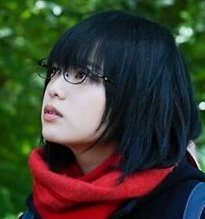
#> input picture cs284/assets/yurina.jpg, 205 x 219 px, found by its file name
$ python filters.py
#> lines starting #> are read from the running program, lines starting #| are printed output that depends on the picture; after the words box and inside, x2 and y2 are one past the last pixel; in counts of white or black regions, pixels touching at a corner belong together
import cv2
import numpy as np
from scipy.signal import convolve2d

# load as gray scale
img_gray = cv2.imread("../assets/yurina.jpg", cv2.IMREAD_GRAYSCALE)
#> img_gray: shape (219, 205); min 0, max 246, mean 59.4
# load as colored
img = cv2.imread("../assets/yurina.jpg")
#> img is the input picture: shape (219, 205, 3); mean B, G, R 48.8, 61.5, 59.4

# --8<-- [start:shift]
# shift down by 25px
k_shifting = np.zeros((50, 50))
k_shifting[0, 24] = 1
# --8<-- [end:shift]
img_shifting = cv2.filter2D(img, -1, k_shifting, borderType=cv2.BORDER_CONSTANT)
cv2.imwrite("../assets/filter_shift.jpg", np.hstack((img, img_shifting)))

# --8<-- [start:sharpen]
k_sharp_3_2 = - np.ones((3,3), np.float32) / 9
k_sharp_3_2[1,1] = 2
k_sharp_3_2 = k_sharp_3_2

k_sharp_3_5 = - np.ones((3,3), np.float32) *4 / 9
k_sharp_3_5[1,1] = 5

k_sharp_5_5 = - np.ones((5,5), np.float32) *4 / 25
k_sharp_5_5[2,2] = 5
# --8<-- [end:sharpen]

img_sharp_3_2 = cv2.filter2D(img, -1, k_sharp_3_2)
img_sharp_3_5 = cv2.filter2D(img, -1, k_sharp_3_5)
img_sharp_5_5 = cv2.filter2D(img, -1, k_sharp_5_5)

cv2.imwrite("../assets/filter_sharpen.jpg", np.hstack((img_sharp_3_2, img_sharp_3_5, img_sharp_5_5)))

# --8<-- [start:average]
k_3 = np.ones((3,3),np.float32) / 9
k_5 = np.ones((5,5),np.float32) / 25
k_11 = np.ones((11,11),np.float32) / 121
# --8<-- [end:average]

img_3 = cv2.filter2D(img,-1,k_3)
img_5 = cv2.filter2D(img,-1,k_5)
img_11 = cv2.filter2D(img,-1,k_11)

cv2.imwrite("../assets/filter_ave.jpg", np.hstack((img_3, img_5, img_11)))
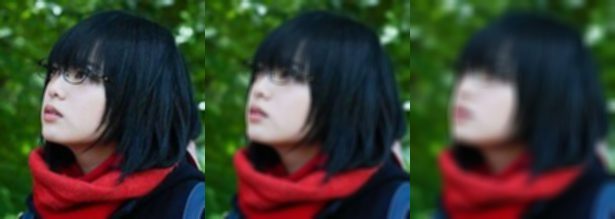
#> saved as filter_ave.jpg: shape (219, 615, 3); mean B, G, R 48.8, 61.5, 59.4

# --8<-- [start:gauss]
# simple version of a square Gaussian function
# this filter is equivalent to cv2.GaussianBlur(img, (size, size), sigma)
def Gaussian(size, sigma):
    coef = 1 / (2 * np.pi * sigma **2)
    gaus = np.fromfunction(lambda x, y: coef * np.e \
                           ** ((-1*((x-(size-1)/2)**2+(y-(size-1)/2)**2))/(2*sigma**2)), (size, size))
    return gaus / np.sum(gaus)
# --8<-- [end:gauss]

smoothed = []
for size in [5, 10, 15]:
    row = []
    for sigma in [1, 3, 5]:
        title = f"fsize={size}, sigma={sigma}"
        temp = cv2.filter2D(img, -1, Gaussian(size, sigma))
        temp = cv2.putText(temp, title, (10, 10),cv2.FONT_HERSHEY_SIMPLEX, .5, (255,255,255), 1)
        row.append(temp)
    smoothed.append(np.hstack(row))
#> after the loop, smoothed = 3 items
cv2.imwrite("../assets/filter_gaussian.jpg", np.vstack(smoothed))
#> `cv2.rectangle(img_crop, (15, 35), (65, 85), 255)`: img_crop: shape (219, 205, 3); 0.45% of pixels changed, all inside (x1, y1, x2, y2) = (15, 35, 66, 86)
# --8<-- [start:match]
def findMatch(crop, target):
    target = cv2.cvtColor(target, cv2.COLOR_BGR2GRAY).astype(float)
    crop = cv2.cvtColor(crop, cv2.COLOR_BGR2GRAY).astype(float)
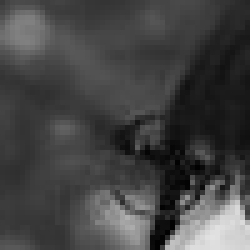
#> crop: shape (50, 50) float64 (shown 5 times larger); min 1, max 226, mean 68.2
    H_crop, W_crop = crop.shape[:2]
#> H_crop = 50; W_crop = 50
    ave_kernel = np.ones((H_crop, W_crop)) / (H_crop * W_crop)
#> ave_kernel: shape (50, 50) float64; every value is 0.0004
    kNorm = (np.sum(crop * crop)) ** 0.5
#> kNorm = 3954.2
    targetNorm = np.sqrt(cv2.filter2D(target * target, -1, ave_kernel) * (H_crop * W_crop))
    conv = cv2.filter2D(target, -1, crop / kNorm)
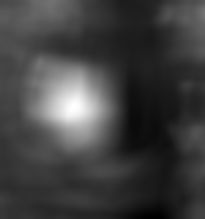
#> conv: shape (219, 205) float64; min 591.6, max 8239.7, mean 2547.5; drawn with min black and max white
    return conv / targetNorm
# --8<-- [end:match]
img_crop = img.copy()
cv2.rectangle(img_crop, (15, 35), (65, 85), 255)

crop = img[35: 85, 15: 65]
matched = findMatch(crop, img) * 255
cv2.rectangle(matched, (15, 35), (65, 85), 255)
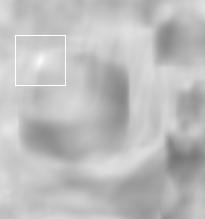
#> matched: shape (219, 205) float64; min 116.5, max 255, mean 189.6
cv2.imwrite(
    "../assets/filter_match.jpg",
    np.hstack((img_crop, np.tile(matched[:, :, None], 3)))
)
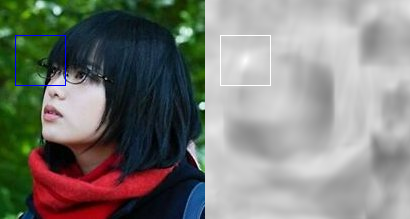
#> saved as filter_match.jpg: shape (219, 410, 3); mean B, G, R 119.6, 125.3, 124.4

# --8<-- [start:sep]
kernel = np.array([[-1, 0, 1],
                   [-2, 0, 2],
                   [-1, 0, 1]])
#> kernel = [[-1, 0, 1], [-2, 0, 2], [-1, 0, 1]]
kernel_h = np.array([[-1, 0, 1]])
#> kernel_h = [[-1, 0, 1]]
kernel_v = np.array([[1, 2, 1]]).T
#> kernel_v = [1, 2, 1]
# note that images are in uint8
# and the 1D filters are not normalized
img_gray = img_gray.astype(float)
img_k = cv2.filter2D(img_gray, -1, kernel)
img_k1 = cv2.filter2D(img_gray, -1, kernel_h)
img_k2 = cv2.filter2D(img_k1, -1, kernel_v)

print(np.max(np.abs(img_k - img_k2)))
#| 0.0
# >> 0.0
# --8<-- [end:sep]
cv2.putText(img_k, f"Sobel_x 3*3",
                    (20, 200),cv2.FONT_HERSHEY_SIMPLEX, .5, (255,255,255), 1)
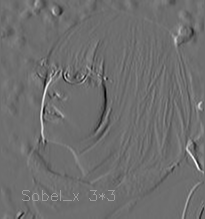
#> img_k: shape (219, 205) float64; min -648, max 850, mean 2.2; drawn with min black and max white
cv2.putText(img_k1, f"h",
                    (20, 200),cv2.FONT_HERSHEY_SIMPLEX, .5, (255,255,255), 1)
#> img_k1: shape (219, 205) float64; min -168, max 255, mean 0.4
cv2.putText(img_k2, f"v * h",
                    (20, 200),cv2.FONT_HERSHEY_SIMPLEX, .5, (255,255,255), 1)
#> img_k2: shape (219, 205) float64; min -648, max 850, mean 1.4


cv2.imwrite("../assets/filter_sep.jpg", np.hstack((img_k, img_k1, img_k2)))
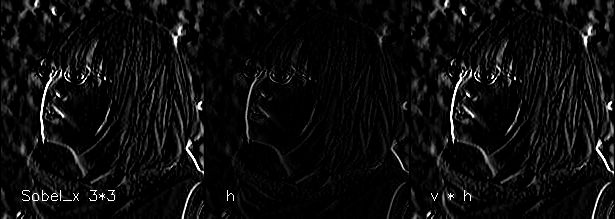
#> saved as filter_sep.jpg: shape (219, 615); min 0, max 255, mean 12.9

$ run again, with cs284/assets/aperture.jpg copied over cs284/assets/yurina.jpg
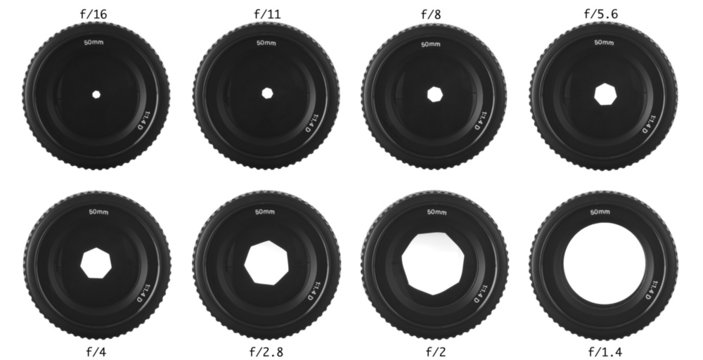
#> input picture cs284/assets/aperture.jpg, 703 x 360 px, found by its file name
#> img_gray is the input picture: shape (360, 703); min 14, max 255, mean 148.9
#> after the loop `for size in [5, 10, 15]:`: smoothed = 3 items
#> img_crop: shape (360, 703, 3); 0.08% of pixels changed, all inside (x1, y1, x2, y2) = (15, 35, 66, 86)
#> ave_kernel: shape (50, 50) float64; every value is 0.0004
#> kNorm = 7994.9
#> `cv2.imwrite( "../assets/filter_match.jpg", np.hstack((img_crop, np.til..`:
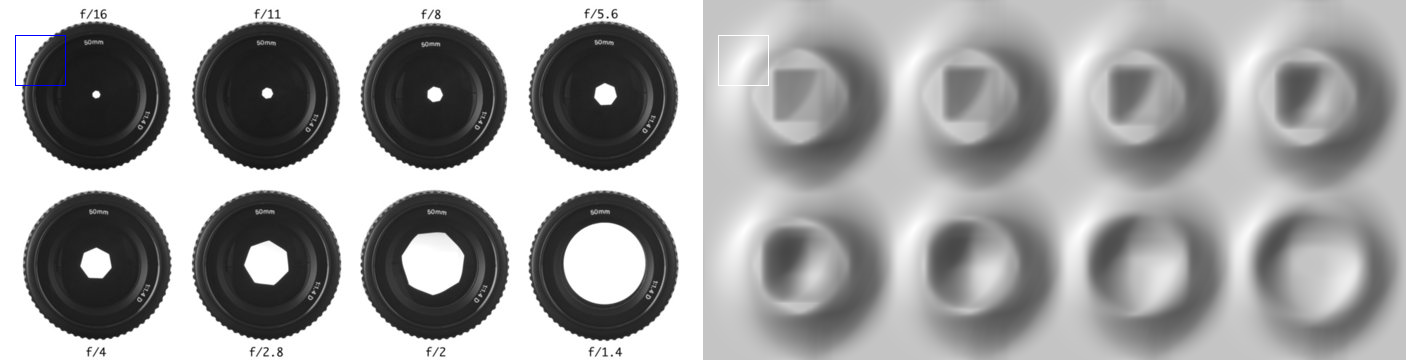
#> saved as filter_match.jpg: shape (360, 1406, 3); mean B, G, R 158.4, 158.3, 158.3
#> kernel = [[-1, 0, 1], [-2, 0, 2], [-1, 0, 1]]
#> kernel_h = [[-1, 0, 1]]
#> kernel_v = [1, 2, 1]
#| 0.0
#> img_k2: shape (360, 703) float64; min -876, max 863, mean 0.1
#> `cv2.imwrite("../assets/filter_sep.jpg", np.hstack((img_k, img_k1, img_..`:
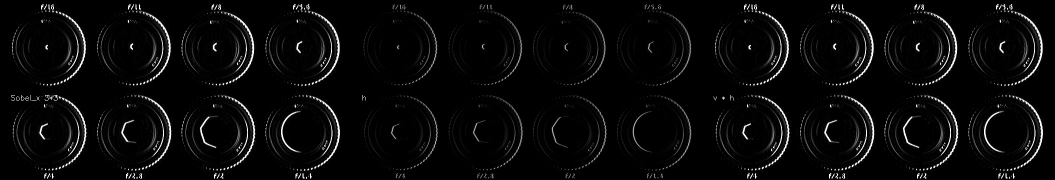
#> saved as filter_sep.jpg: shape (360, 2109) (shown at 1/2 size); min 0, max 255, mean 9.9
